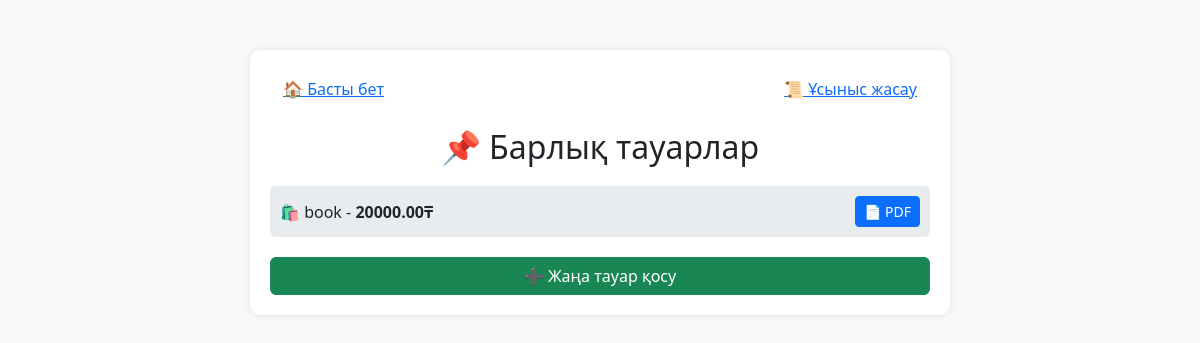
Page /offers/ on the earlier database version.
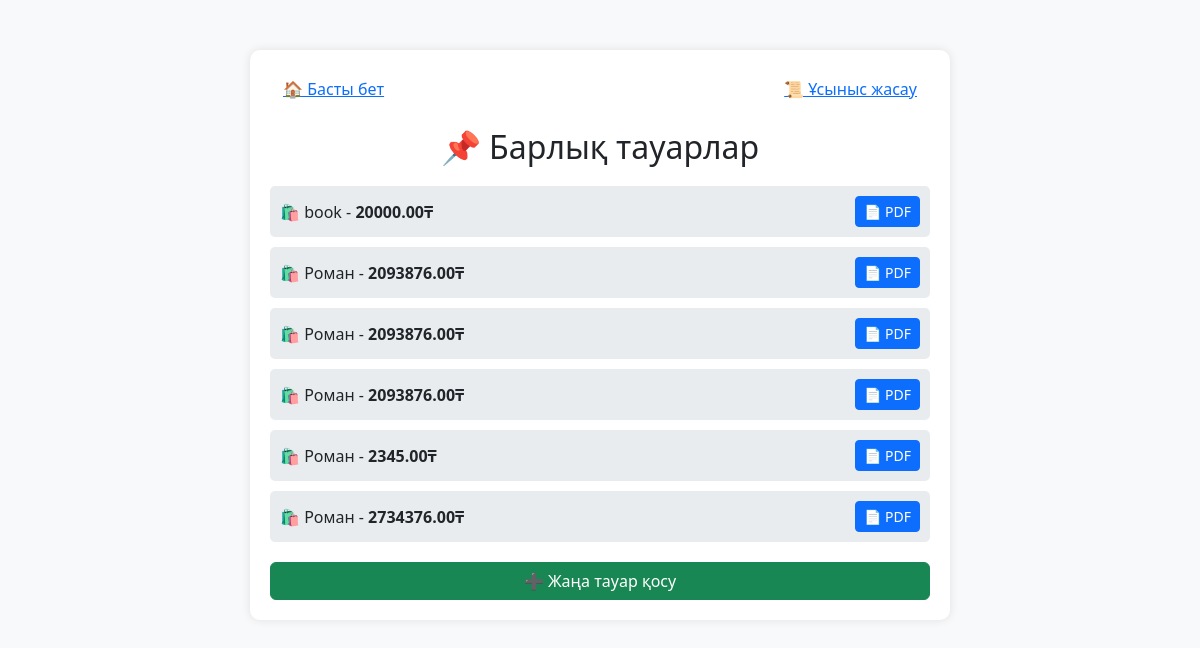
Same page on the later database version.
### commercial_offer/models.py (models this page shows, shortened)
class Product(models.Model):
    name = models.CharField(max_length=255)
    description = models.TextField()
    price = models.DecimalField(max_digits=10, decimal_places=2)
    quantity = models.PositiveIntegerField(default=1)  # Жаңа өріс (тауар саны)
    user = models.ForeignKey(User, on_delete=models.SET_NULL, null=True, blank=True)

### commercial_offer/views.py (the view)
# urls.py: path('', views.home, name='home'),  # Басты бет
def home(request):
    products = Product.objects.all()  # Барлық тауарларды шығару
    return render(request, 'home.html', {'products': products})

### commercial_offer/templates/home.html (shortened to what this page needs)
<!DOCTYPE html>
<html lang="kk">
<head>
    <link rel="stylesheet" href="https://cdn.jsdelivr.net/npm/bootstrap@5.3.0/dist/css/bootstrap.min.css">
</head>
<body>
<div class="container">
    <div class="nav-links">
        <a href="{% url 'home' %}" class="btn btn-link">🏠 Басты бет</a>
        <a href="{% url 'create_offer' %}" class="btn btn-link">📜 Ұсыныс жасау</a>
    </div>
    <h2>📌 Барлық тауарлар</h2>
    <ul class="product-list">
        {% for product in products %}
            <li class="product-item">
                <span>🛍 {{ product.name }} - <strong>{{ product.price }}₸</strong></span>
                <a href="{% url 'generate_pdf' product.id %}" class="btn btn-sm btn-primary">📄 PDF</a>
            </li>
        {% empty %}
            <p class="text-muted text-center">Тауарлар әлі қосылған жоқ.</p>
        {% endfor %}
    </ul>
    <a href="{% url 'add_product' %}" class="btn btn-success btn-add">➕ Жаңа тауар қосу</a>
</div>
</body>
</html>

### commercial_offer/templates/home.html (style rules this page uses)
body { background-color: #f8f9fa; }
.container { max-width: 700px; margin-top: 50px; background: white; padding: 20px; border-radius: 10px; box-shadow: 0px 0px 10px rgba(0, 0, 0, 0.1); }
h2 { text-align: center; margin-bottom: 20px; }
.product-list { list-style: none; padding: 0; }
.product-item { background: #e9ecef; padding: 10px; margin-bottom: 10px; border-radius: 5px; display: flex; justify-content: space-between; align-items: center; }
.btn-add { display: block; width: 100%; text-align: center; margin-top: 20px; }
.nav-links { display: flex; justify-content: space-between; margin-bottom: 20px; }

Differences in the rows shown:
added Product: name "Роман", price "2093876.00"
added Product: name "Роман", price "2093876.00"
added Product: name "Роман", price "2093876.00"
added Product: name "Роман", price "2345.00"
added Product: name "Роман", price "2734376.00"
